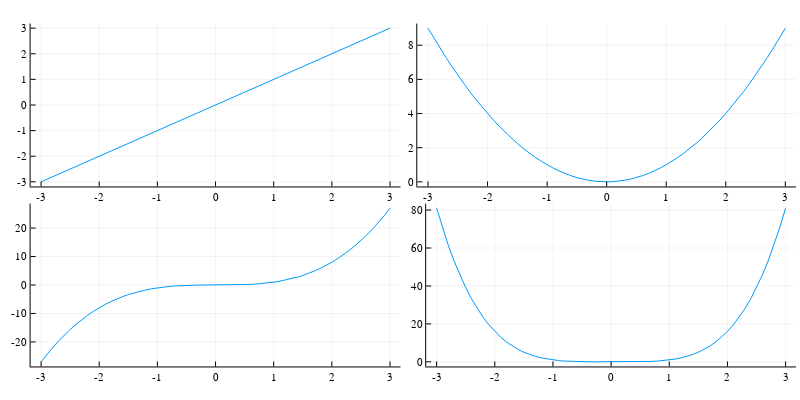

The code cell stored with this chart in its notebook:
### Code cell
plot(scatter!(y = [1.0, 4.0, 9.0]))

### Figure 1 — Plotly figure (JSON) as saved in the notebook; plotly's stock layout.template omitted (floating-point values rounded to 4 significant figures)
{"data": [{"colorbar": {"title": ""}, "legendgroup": "y1", "line": {"color": "rgba(0, 154, 250, 1.000)", "dash": "solid", "shape": "linear", "width": 1}, "mode": "lines", "name": "y1", "showlegend": true, "type": "scatter", "x": [-3, -2.9, -2.8, -2.7, -2.6, -2.5, -2.4, -2.3, -2.2, -2.1, -2, -1.9, -1.8, -1.7, -1.6, -1.5, -1.4, -1.3, -1.2, -1.1, -1, -0.9, -0.8, -0.7, -0.6, -0.5, -0.4, -0.3, -0.2, -0.1, 0, 0.1, 0.2, 0.3, 0.4, 0.5, 0.6, 0.7, 0.8, 0.9, 1, 1.1, 1.2, 1.3, 1.4, 1.5, 1.6, 1.7, 1.8, 1.9, 2, 2.1, 2.2, 2.3, 2.4, 2.5, 2.6, 2.7, 2.8, 2.9, 3], "xaxis": "x1", "y": [-3, -2.9, -2.8, -2.7, -2.6, -2.5, -2.4, -2.3, -2.2, -2.1, -2, -1.9, -1.8, -1.7, -1.6, -1.5, -1.4, -1.3, -1.2, -1.1, -1, -0.9, -0.8, -0.7, -0.6, -0.5, -0.4, -0.3, -0.2, -0.1, 0, 0.1, 0.2, 0.3, 0.4, 0.5, 0.6, 0.7, 0.8, 0.9, 1, 1.1, 1.2, 1.3, 1.4, 1.5, 1.6, 1.7, 1.8, 1.9, 2, 2.1, 2.2, 2.3, 2.4, 2.5, 2.6, 2.7, 2.8, 2.9, 3], "yaxis": "y1", "zmax": null, "zmin": null}, {"colorbar": {"title": ""}, "legendgroup": "y1", "line": {"color": "rgba(0, 154, 250, 1.000)", "dash": "solid", "shape": "linear", "width": 1}, "mode": "lines", "name": "y1", "showlegend": true, "type": "scatter", "x": [-3, -2.9, -2.8, -2.7, -2.6, -2.5, -2.4, -2.3, -2.2, -2.1, -2, -1.9, -1.8, -1.7, -1.6, -1.5, -1.4, -1.3, -1.2, -1.1, -1, -0.9, -0.8, -0.7, -0.6, -0.5, -0.4, -0.3, -0.2, -0.1, 0, 0.1, 0.2, 0.3, 0.4, 0.5, 0.6, 0.7, 0.8, 0.9, 1, 1.1, 1.2, 1.3, 1.4, 1.5, 1.6, 1.7, 1.8, 1.9, 2, 2.1, 2.2, 2.3, 2.4, 2.5, 2.6, 2.7, 2.8, 2.9, 3], "xaxis": "x2", "y": [9, 8.41, 7.84, 7.29, 6.76, 6.25, 5.76, 5.29, 4.84, 4.41, 4, 3.61, 3.24, 2.89, 2.56, 2.25, 1.96, 1.69, 1.44, 1.21, 1, 0.81, 0.64, 0.49, 0.36, 0.25, 0.16, 0.09, 0.04, 0.01, 0, 0.01, 0.04, 0.09, 0.16, 0.25, 0.36, 0.49, 0.64, 0.81, 1, 1.21, 1.44, 1.69, 1.96, 2.25, 2.56, 2.89, 3.24, 3.61, 4, 4.41, 4.84, 5.29, 5.76, 6.25, 6.76, 7.29, 7.84, 8.41, 9], "yaxis": "y2", "zmax": null, "zmin": null}, {"colorbar": {"title": ""}, "legendgroup": "y1", "line": {"color": "rgba(0, 154, 250, 1.000)", "dash": "solid", "shape": "linear", "width": 1}, "mode": "lines", "name": "y1", "showlegend": true, "type": "scatter", "x": [-3, -2.9, -2.8, -2.7, -2.6, -2.5, -2.4, -2.3, -2.2, -2.1, -2, -1.9, -1.8, -1.7, -1.6, -1.5, -1.4, -1.3, -1.2, -1.1, -1, -0.9, -0.8, -0.7, -0.6, -0.5, -0.4, -0.3, -0.2, -0.1, 0, 0.1, 0.2, 0.3, 0.4, 0.5, 0.6, 0.7, 0.8, 0.9, 1, 1.1, 1.2, 1.3, 1.4, 1.5, 1.6, 1.7, 1.8, 1.9, 2, 2.1, 2.2, 2.3, 2.4, 2.5, 2.6, 2.7, 2.8, 2.9, 3], "xaxis": "x3", "y": [-27, -24.39, -21.95, -19.68, -17.58, -15.62, -13.82, -12.17, -10.65, -9.261, -8, -6.859, -5.832, -4.913, -4.096, -3.375, -2.744, -2.197, -1.728, -1.331, -1, -0.729, -0.512, -0.343, -0.216, -0.125, -0.064, -0.027, -0.008, -0.001, 0, 0.001, 0.008, 0.027, 0.064, 0.125, 0.216, 0.343, 0.512, 0.729, 1, 1.331, 1.728, 2.197, 2.744, 3.375, 4.096, 4.913, 5.832, 6.859, 8, 9.261, 10.65, 12.17, 13.82, 15.62, 17.58, 19.68, 21.95, 24.39, 27], "yaxis": "y3", "zmax": null, "zmin": null}, {"colorbar": {"title": ""}, "legendgroup": "y1", "line": {"color": "rgba(0, 154, 250, 1.000)", "dash": "solid", "shape": "linear", "width": 1}, "mode": "lines", "name": "y1", "showlegend": true, "type": "scatter", "x": [-3, -2.9, -2.8, -2.7, -2.6, -2.5, -2.4, -2.3, -2.2, -2.1, -2, -1.9, -1.8, -1.7, -1.6, -1.5, -1.4, -1.3, -1.2, -1.1, -1, -0.9, -0.8, -0.7, -0.6, -0.5, -0.4, -0.3, -0.2, -0.1, 0, 0.1, 0.2, 0.3, 0.4, 0.5, 0.6, 0.7, 0.8, 0.9, 1, 1.1, 1.2, 1.3, 1.4, 1.5, 1.6, 1.7, 1.8, 1.9, 2, 2.1, 2.2, 2.3, 2.4, 2.5, 2.6, 2.7, 2.8, 2.9, 3], "xaxis": "x4", "y": [81, 70.73, 61.47, 53.14, 45.7, 39.06, 33.18, 27.98, 23.43, 19.45, 16, 13.03, 10.5, 8.352, 6.554, 5.062, 3.842, 2.856, 2.074, 1.464, 1, 0.6561, 0.4096, 0.2401, 0.1296, 0.0625, 0.0256, 0.0081, 0.0016, 0.0001, 0, 0.0001, 0.0016, 0.0081, 0.0256, 0.0625, 0.1296, 0.2401, 0.4096, 0.6561, 1, 1.464, 2.074, 2.856, 3.842, 5.062, 6.554, 8.352, 10.5, 13.03, 16, 19.45, 23.43, 27.98, 33.18, 39.06, 45.7, 53.14, 61.47, 70.73, 81], "yaxis": "y4", "zmax": null, "zmin": null}], "layout": {"annotations": [], "height": 400, "margin": {"b": 20, "l": 0, "r": 0, "t": 20}, "paper_bgcolor": "rgba(255, 255, 255, 1.000)", "plot_bgcolor": "rgba(255, 255, 255, 1.000)", "showlegend": false, "width": 800, "xaxis1": {"anchor": "y1", "domain": [0.03825, 0.5006], "gridcolor": "rgba(0, 0, 0, 0.100)", "gridwidth": 0.5, "linecolor": "rgba(0, 0, 0, 1.000)", "mirror": false, "range": [-3.18, 3.18], "showgrid": true, "showline": true, "showticklabels": true, "tickangle": 0, "tickcolor": "rgb(0, 0, 0)", "tickfont": {"color": "rgba(0, 0, 0, 1.000)", "family": "sans-serif", "size": 11}, "tickmode": "array", "ticks": "inside", "ticktext": ["-3", "-2", "-1", "0", "1", "2", "3"], "tickvals": [-3, -2, -1, 0, 1, 2, 3], "title": "", "titlefont": {"color": "rgba(0, 0, 0, 1.000)", "family": "sans-serif", "size": 15}, "type": "-", "visible": true, "zeroline": false, "zerolinecolor": "rgba(0, 0, 0, 1.000)"}, "xaxis2": {"anchor": "y2", "domain": [0.5216, 0.9951], "gridcolor": "rgba(0, 0, 0, 0.100)", "gridwidth": 0.5, "linecolor": "rgba(0, 0, 0, 1.000)", "mirror": false, "range": [-3.18, 3.18], "showgrid": true, "showline": true, "showticklabels": true, "tickangle": 0, "tickcolor": "rgb(0, 0, 0)", "tickfont": {"color": "rgba(0, 0, 0, 1.000)", "family": "sans-serif", "size": 11}, "tickmode": "array", "ticks": "inside", "ticktext": ["-3", "-2", "-1", "0", "1", "2", "3"], "tickvals": [-3, -2, -1, 0, 1, 2, 3], "title": "", "titlefont": {"color": "rgba(0, 0, 0, 1.000)", "family": "sans-serif", "size": 15}, "type": "-", "visible": true, "zeroline": false, "zerolinecolor": "rgba(0, 0, 0, 1.000)"}, "xaxis3": {"anchor": "y3", "domain": [0.03825, 0.5006], "gridcolor": "rgba(0, 0, 0, 0.100)", "gridwidth": 0.5, "linecolor": "rgba(0, 0, 0, 1.000)", "mirror": false, "range": [-3.18, 3.18], "showgrid": true, "showline": true, "showticklabels": true, "tickangle": 0, "tickcolor": "rgb(0, 0, 0)", "tickfont": {"color": "rgba(0, 0, 0, 1.000)", "family": "sans-serif", "size": 11}, "tickmode": "array", "ticks": "inside", "ticktext": ["-3", "-2", "-1", "0", "1", "2", "3"], "tickvals": [-3, -2, -1, 0, 1, 2, 3], "title": "", "titlefont": {"color": "rgba(0, 0, 0, 1.000)", "family": "sans-serif", "size": 15}, "type": "-", "visible": true, "zeroline": false, "zerolinecolor": "rgba(0, 0, 0, 1.000)"}, "xaxis4": {"anchor": "y4", "domain": [0.5327, 0.9951], "gridcolor": "rgba(0, 0, 0, 0.100)", "gridwidth": 0.5, "linecolor": "rgba(0, 0, 0, 1.000)", "mirror": false, "range": [-3.18, 3.18], "showgrid": true, "showline": true, "showticklabels": true, "tickangle": 0, "tickcolor": "rgb(0, 0, 0)", "tickfont": {"color": "rgba(0, 0, 0, 1.000)", "family": "sans-serif", "size": 11}, "tickmode": "array", "ticks": "inside", "ticktext": ["-3", "-2", "-1", "0", "1", "2", "3"], "tickvals": [-3, -2, -1, 0, 1, 2, 3], "title": "", "titlefont": {"color": "rgba(0, 0, 0, 1.000)", "family": "sans-serif", "size": 15}, "type": "-", "visible": true, "zeroline": false, "zerolinecolor": "rgba(0, 0, 0, 1.000)"}, "yaxis1": {"anchor": "x1", "domain": [0.5376, 0.9902], "gridcolor": "rgba(0, 0, 0, 0.100)", "gridwidth": 0.5, "linecolor": "rgba(0, 0, 0, 1.000)", "mirror": false, "range": [-3.18, 3.18], "showgrid": true, "showline": true, "showticklabels": true, "tickangle": 0, "tickcolor": "rgb(0, 0, 0)", "tickfont": {"color": "rgba(0, 0, 0, 1.000)", "family": "sans-serif", "size": 11}, "tickmode": "array", "ticks": "inside", "ticktext": ["-3", "-2", "-1", "0", "1", "2", "3"], "tickvals": [-3, -2, -1, 0, 1, 2, 3], "title": "", "titlefont": {"color": "rgba(0, 0, 0, 1.000)", "family": "sans-serif", "size": 15}, "type": "-", "visible": true, "zeroline": false, "zerolinecolor": "rgba(0, 0, 0, 1.000)"}, "yaxis2": {"anchor": "x2", "domain": [0.5376, 0.9902], "gridcolor": "rgba(0, 0, 0, 0.100)", "gridwidth": 0.5, "linecolor": "rgba(0, 0, 0, 1.000)", "mirror": false, "range": [-0.27, 9.27], "showgrid": true, "showline": true, "showticklabels": true, "tickangle": 0, "tickcolor": "rgb(0, 0, 0)", "tickfont": {"color": "rgba(0, 0, 0, 1.000)", "family": "sans-serif", "size": 11}, "tickmode": "array", "ticks": "inside", "ticktext": ["0", "2", "4", "6", "8"], "tickvals": [0, 2, 4, 6, 8], "title": "", "titlefont": {"color": "rgba(0, 0, 0, 1.000)", "family": "sans-serif", "size": 15}, "type": "-", "visible": true, "zeroline": false, "zerolinecolor": "rgba(0, 0, 0, 1.000)"}, "yaxis3": {"anchor": "x3", "domain": [0.03762, 0.4902], "gridcolor": "rgba(0, 0, 0, 0.100)", "gridwidth": 0.5, "linecolor": "rgba(0, 0, 0, 1.000)", "mirror": false, "range": [-28.62, 28.62], "showgrid": true, "showline": true, "showticklabels": true, "tickangle": 0, "tickcolor": "rgb(0, 0, 0)", "tickfont": {"color": "rgba(0, 0, 0, 1.000)", "family": "sans-serif", "size": 11}, "tickmode": "array", "ticks": "inside", "ticktext": ["-20", "-10", "0", "10", "20"], "tickvals": [-20, -10, 0, 10, 20], "title": "", "titlefont": {"color": "rgba(0, 0, 0, 1.000)", "family": "sans-serif", "size": 15}, "type": "-", "visible": true, "zeroline": false, "zerolinecolor": "rgba(0, 0, 0, 1.000)"}, "yaxis4": {"anchor": "x4", "domain": [0.03762, 0.4902], "gridcolor": "rgba(0, 0, 0, 0.100)", "gridwidth": 0.5, "linecolor": "rgba(0, 0, 0, 1.000)", "mirror": false, "range": [-2.43, 83.43], "showgrid": true, "showline": true, "showticklabels": true, "tickangle": 0, "tickcolor": "rgb(0, 0, 0)", "tickfont": {"color": "rgba(0, 0, 0, 1.000)", "family": "sans-serif", "size": 11}, "tickmode": "array", "ticks": "inside", "ticktext": ["0", "20", "40", "60", "80"], "tickvals": [0, 20, 40, 60, 80], "title": "", "titlefont": {"color": "rgba(0, 0, 0, 1.000)", "family": "sans-serif", "size": 15}, "type": "-", "visible": true, "zeroline": false, "zerolinecolor": "rgba(0, 0, 0, 1.000)"}}}
